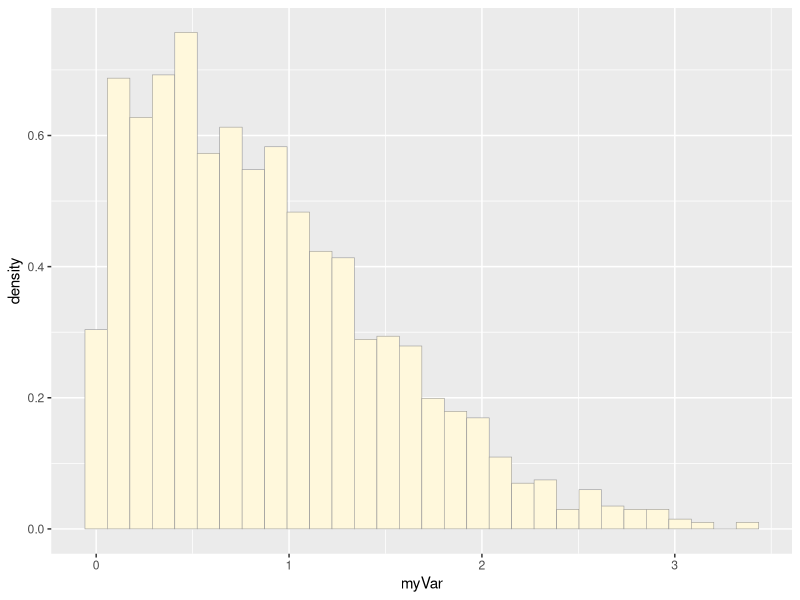
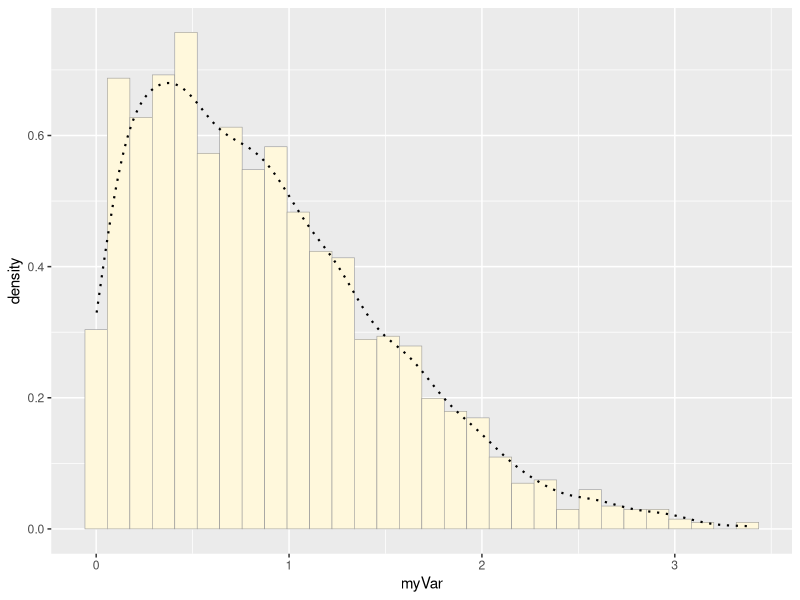
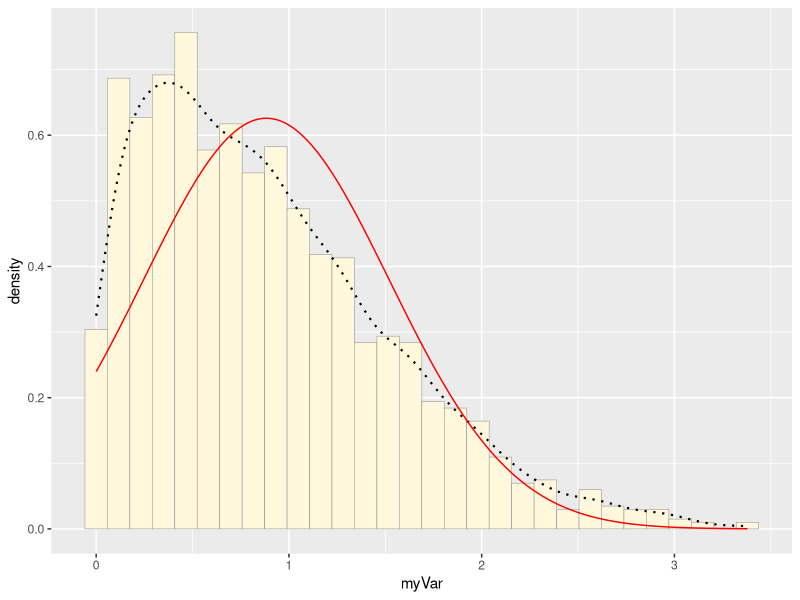
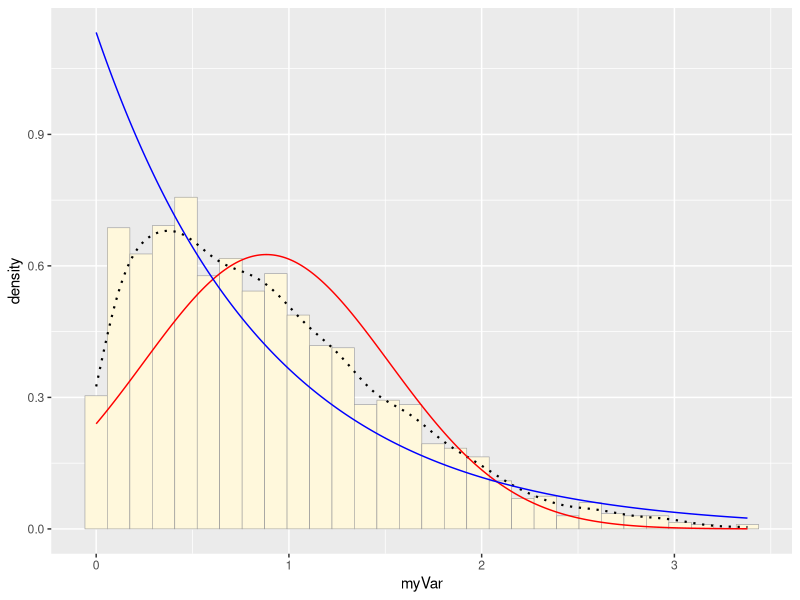
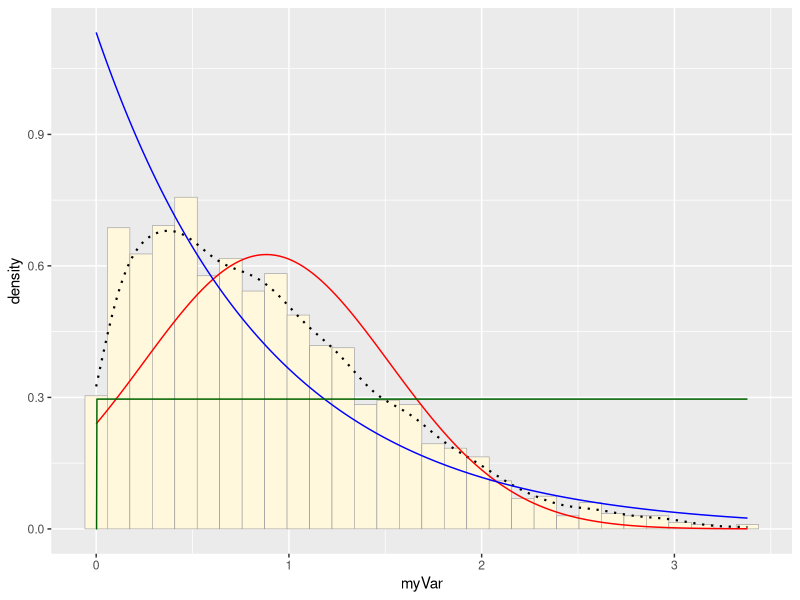
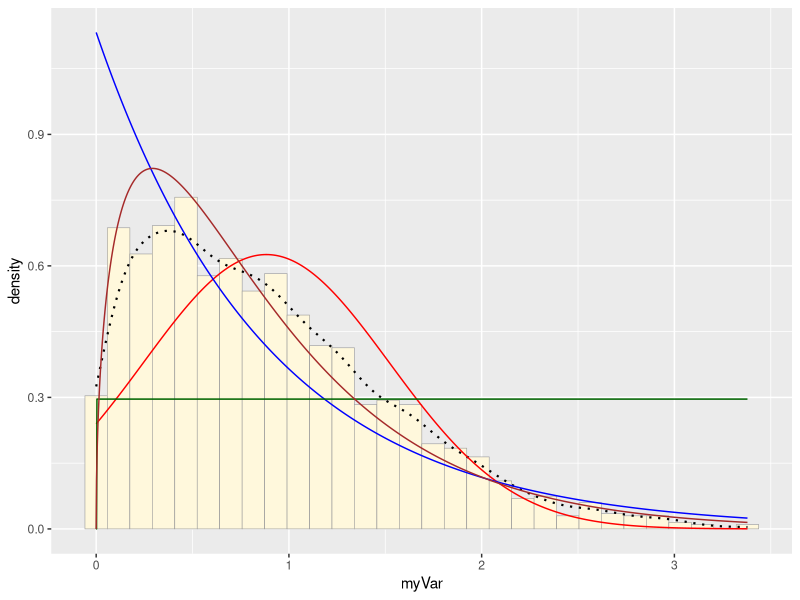
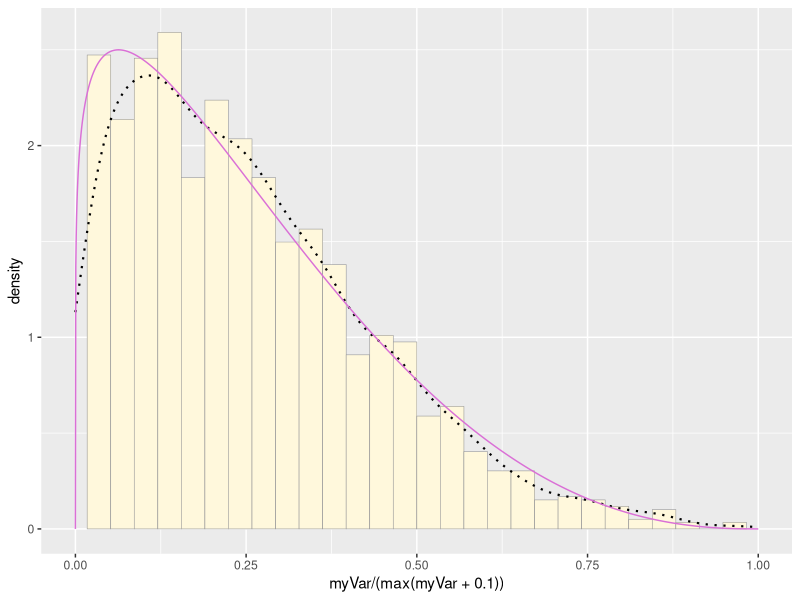
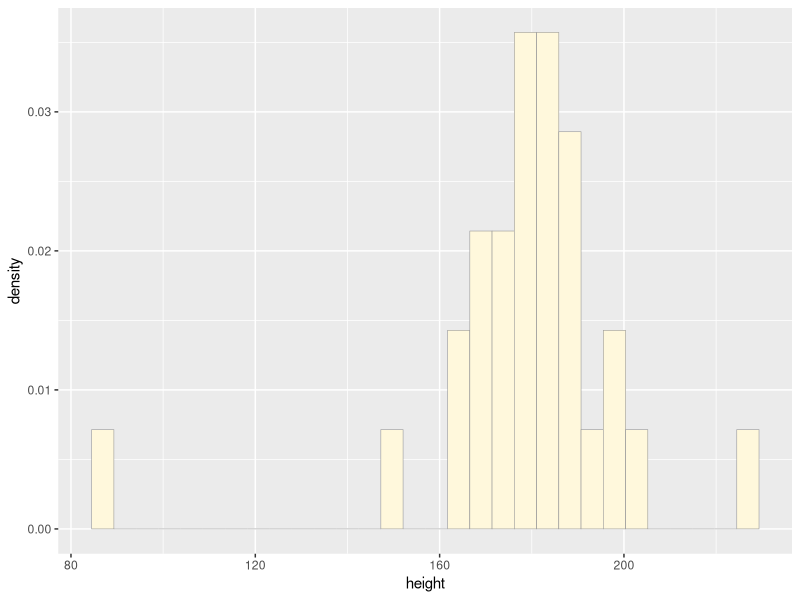

Generate these figures, in order, with R:
## ---- chunk 1
knitr::opts_chunk$set(echo = TRUE)
## ---- chunk 2
library(ggplot2) # for graphics
library(MASS) # for maximum likelihood estimation

# quick and dirty, a truncated normal distribution to work on the solution set

# read in data vector
z <- rnorm(n=3000,mean=0.2)
z <- data.frame(1:3000,z)
names(z) <- list("ID","myVar")
z <- z[z$myVar>0,]
str(z)
summary(z$myVar)

# plot histogram of data 
p1 <- ggplot(data=z, aes(x=myVar, y=..density..)) +
  geom_histogram(color="grey60",fill="cornsilk", linewidth=0.2) 
print(p1)

# add empirical density curve
p1 <-  p1 +  geom_density(linetype="dotted",size=0.75)
print(p1)

# get maximum likelihood parameters for normal
normPars <- fitdistr(z$myVar,"normal")
print(normPars)
str(normPars)
normPars$estimate["mean"] # note structure of getting a named attribute

# plot normal probability density
meanML <- normPars$estimate["mean"]
sdML <- normPars$estimate["sd"]

xval <- seq(0,max(z$myVar),len=length(z$myVar))

 stat <- stat_function(aes(x = xval, y = ..y..), fun = dnorm, colour="red", n = length(z$myVar), args = list(mean = meanML, sd = sdML))
 p1 + stat

# plot exponential probability density
expoPars <- fitdistr(z$myVar,"exponential")
rateML <- expoPars$estimate["rate"]

stat2 <- stat_function(aes(x = xval, y = ..y..), fun = dexp, colour="blue", n = length(z$myVar), args = list(rate=rateML))
 p1 + stat + stat2

# plot uniform probability density
stat3 <- stat_function(aes(x = xval, y = ..y..), fun = dunif, colour="darkgreen", n = length(z$myVar), args = list(min=min(z$myVar), max=max(z$myVar)))
 p1 + stat + stat2 + stat3

# plot gamma probability density
gammaPars <- fitdistr(z$myVar,"gamma")
shapeML <- gammaPars$estimate["shape"]
rateML <- gammaPars$estimate["rate"]

stat4 <- stat_function(aes(x = xval, y = ..y..), fun = dgamma, colour="brown", n = length(z$myVar), args = list(shape=shapeML, rate=rateML))
 p1 + stat + stat2 + stat3 + stat4

# plot beta probability density
pSpecial <- ggplot(data=z, aes(x=myVar/(max(myVar + 0.1)), y=..density..)) +
  geom_histogram(color="grey60",fill="cornsilk",size=0.2) + 
  xlim(c(0,1)) +
  geom_density(size=0.75,linetype="dotted")

betaPars <- fitdistr(x=z$myVar/max(z$myVar + 0.1),start=list(shape1=1,shape2=2),"beta")
shape1ML <- betaPars$estimate["shape1"]
shape2ML <- betaPars$estimate["shape2"]

statSpecial <- stat_function(aes(x = xval, y = ..y..), fun = dbeta, colour="orchid", n = length(z$myVar), args = list(shape1=shape1ML,shape2=shape2ML))
pSpecial + statSpecial
## ---- chunk 3
library(tidyverse)

z0 <- data.frame(starwars)
z <- na.omit(starwars)
view(z)

# plot histogram of data 
p1 <- ggplot(data=z, aes(x=height, y=..density..)) +
  geom_histogram(color="grey60",fill="cornsilk", linewidth=0.2) 
print(p1)

# add empirical density curve
p1 <-  p1 +  geom_density(linetype="dotted",size=0.75)
print(p1)

# get maximum likelihood parameters for normal
normPars <- fitdistr(z$height,"normal")
print(normPars)
str(normPars)
normPars$estimate["mean"] # note structure of getting a named attribute

# plot normal probability density
meanML <- normPars$estimate["mean"]
sdML <- normPars$estimate["sd"]

xval <- seq(0,max(z$height),len=length(z$height))

 stat <- stat_function(aes(x = xval, y = ..y..), fun = dnorm, colour="red", n = length(z$height), args = list(mean = meanML, sd = sdML))
 p1 + stat

 
# plot exponential probability density
expoPars <- fitdistr(z$height,"exponential")
rateML <- expoPars$estimate["rate"]

stat2 <- stat_function(aes(x = xval, y = ..y..), fun = dexp, colour="blue", n = length(z$height), args = list(rate=rateML))
 p1 + stat + stat2

 
# plot uniform probability density
stat3 <- stat_function(aes(x = xval, y = ..y..), fun = dunif, colour="darkgreen", n = length(z$height), args = list(min=min(z$height), max=max(z$height)))
 p1 + stat + stat2 + stat3

# plot gamma probability density
gammaPars <- fitdistr(z$height,"gamma")
shapeML <- gammaPars$estimate["shape"]
rateML <- gammaPars$estimate["rate"]

stat4 <- stat_function(aes(x = xval, y = ..y..), fun = dgamma, colour="brown", n = length(z$height), args = list(shape=shapeML, rate=rateML))
 p1 + stat + stat2 + stat3 + stat4

# plot beta probability density
pSpecial <- ggplot(data=z, aes(x=height/(max(height + 0.1)), y=..density..)) +
  geom_histogram(color="grey60",fill="cornsilk",size=0.2) + 
  xlim(c(0,1)) +
  geom_density(size=0.75,linetype="dotted")

betaPars <- fitdistr(x=z$height/max(z$height + 0.1),start=list(shape1=1,shape2=2),"beta")
shape1ML <- betaPars$estimate["shape1"]
shape2ML <- betaPars$estimate["shape2"]

statSpecial <- stat_function(aes(x = xval, y = ..y..), fun = dbeta, colour="orchid", n = length(z$height), args = list(shape1=shape1ML,shape2=shape2ML))
pSpecial + statSpecial 
## ---- chunk 4
## Simulated Plot ##
# read in data vector
d <- rnorm(n=29,mean=178.66)
d <- data.frame(1:29,d)
names(d) <- list("ID","height")
d <- d[d$height>0,]
str(d)

summary(d$height)

# plot histogram of data 
p1 <- ggplot(data=d, aes(x=height, y=..density..)) +
  geom_histogram(color="grey60",fill="cornsilk", linewidth=0.2) 
print(p1)

# add empirical density curve
p1 <-  p1 +  geom_density(linetype="dotted",size=0.75)
print(p1)

# get maximum likelihood parameters for normal
normPars <- fitdistr(d$height,"normal")
print(normPars)
str(normPars)
normPars$estimate["mean"] # note structure of getting a named attribute


### Original Plot ###
z0 <- data.frame(starwars)
z <- na.omit(starwars)
view(z)

# plot histogram of data 
p1 <- ggplot(data=z, aes(x=height, y=..density..)) +
  geom_histogram(color="grey60",fill="cornsilk", linewidth=0.2) 
print(p1)

# add empirical density curve
p1 <-  p1 +  geom_density(linetype="dotted",size=0.75)
print(p1)

# plot normal probability density
meanML <- normPars$estimate["mean"]
sdML <- normPars$estimate["sd"]

xval <- seq(0,max(z$height),len=length(z$height))

 stat <- stat_function(aes(x = xval, y = ..y..), fun = dnorm, colour="red", n = length(z$height), args = list(mean = meanML, sd = sdML))
 p1 + stat
